Frame 1 (no input): blank canvas, image omitted
Frame 60 (no input): blank canvas, image omitted
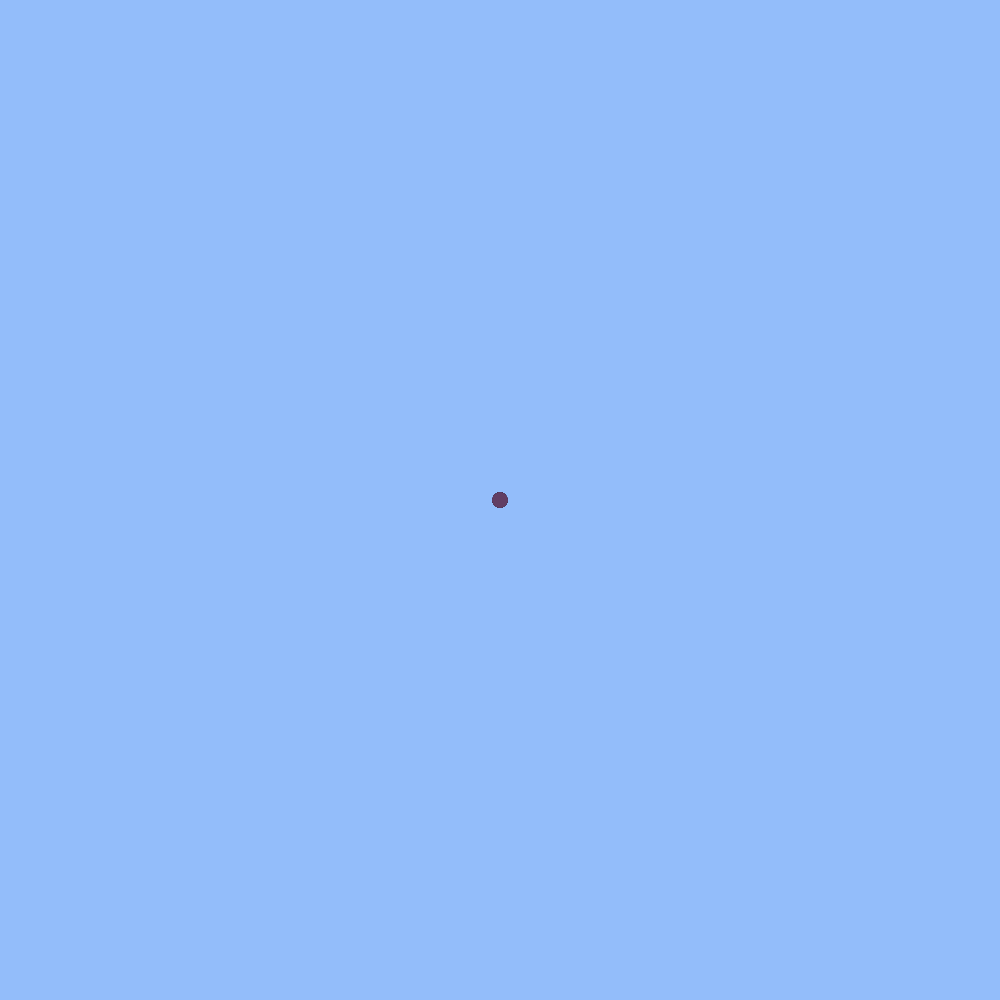
Frame 120 (the mouse pressed at the canvas centre since frame 60)

The p5.js sketch whose frames 1 and 60 were blank and that drew this single picture after the mouse press (run headless with seeded random() and noise() and a simulated clock; from frame 60 on, the mouse is pressed at the canvas centre):

// p5.js sketch
// ── sketch.js
var myRed=1;
var myGreen=2;
var myBlue=3;

function circle(x,y,diameter) {
  arc(x,y,diameter,diameter,0,TWO_PI);
  
}

function setup() {
  createCanvas(1000,1000);
  background(150,144,212);
}

function draw() {
  myRed=myRed+.8;
  if (myRed==255){
    myRed= myRed-10;
  }
  myGreen=myGreen+.5;
  if (myGreen==255){
    myGreen= myGreen-14;
  }
  myBlue=myBlue+.8;
  if (myBlue==255){
    myBlue= myBlue-16;
  }
  noStroke();
  fill(myRed,myGreen,myBlue);
  circle(mouseX,mouseY,15);
  
}

function mousePressed(){
 background(147,189,250);
  
}
